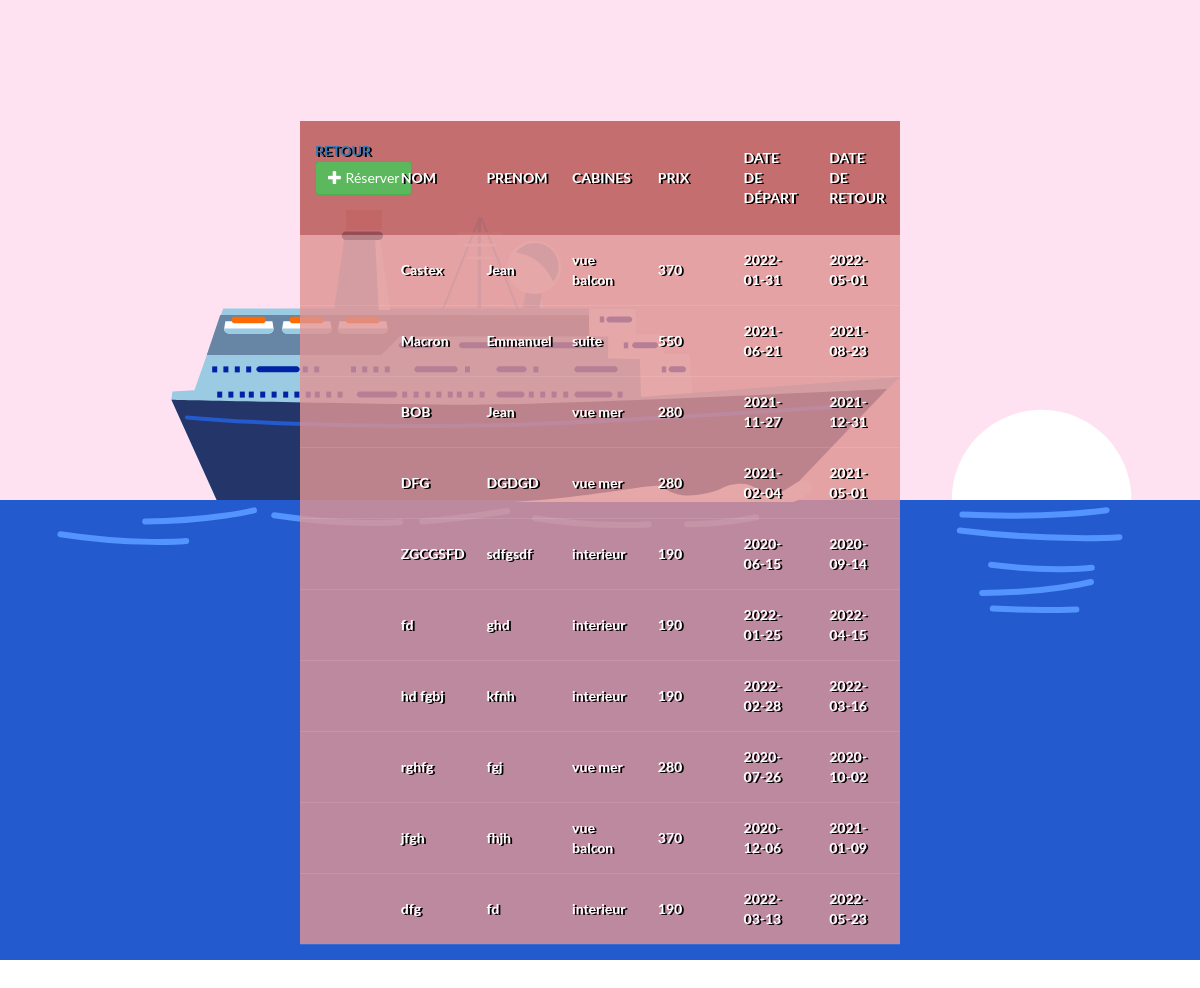
The page /PHP/html/index.php on the database as committed earlier.
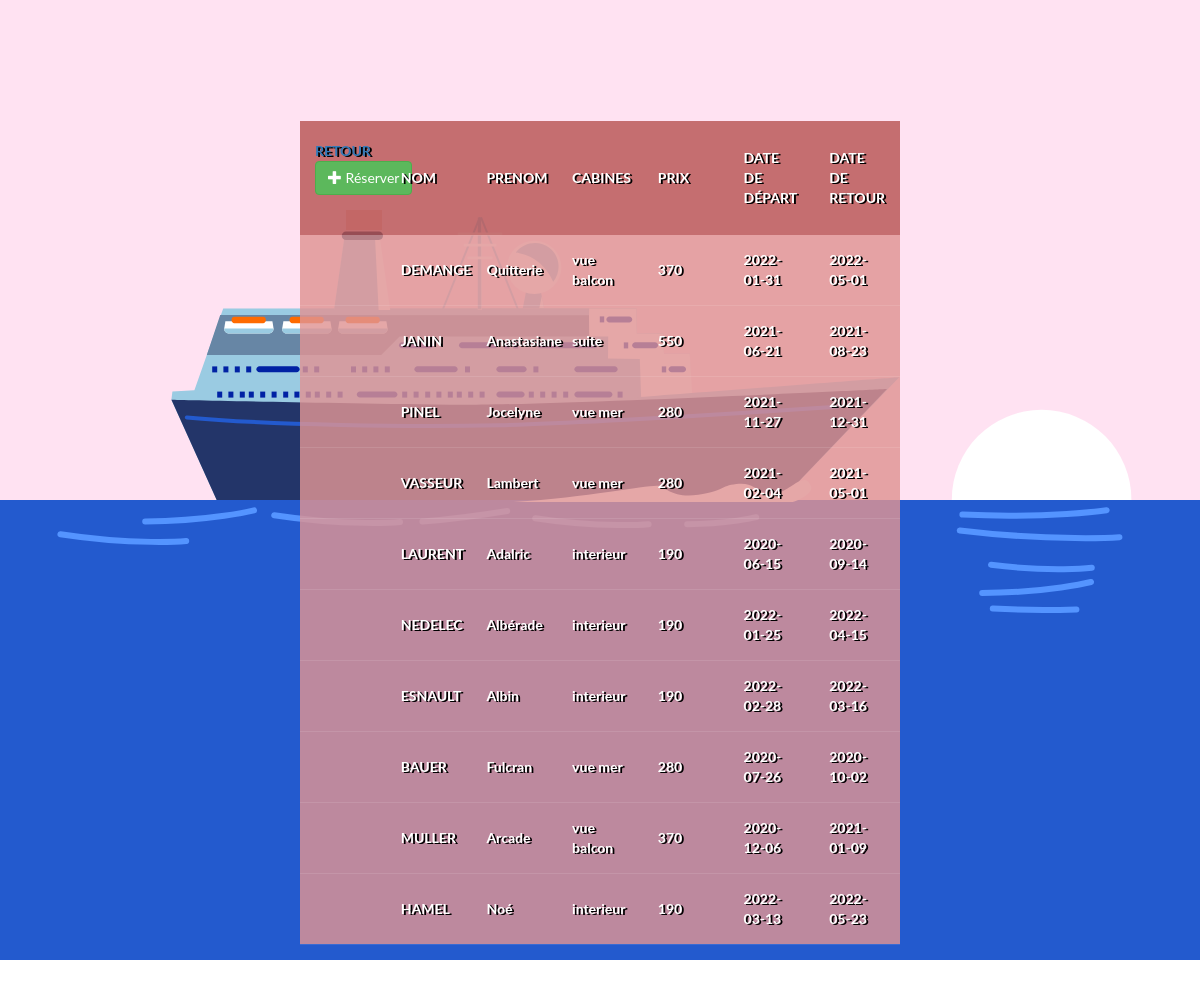
The same page on the database as committed later.
### tables this page shows
CREATE TABLE Reservations(
	id_reservation INTEGER not null,
	date_debut DATE not null,
	date_fin DATE not null CHECK (date_fin > date_debut),
	h_reservation TIME not null,

	id_client INTEGER,

	CONSTRAINT pk_reservation primary key (id_reservation)

	CONSTRAINT fk_reservation
	FOREIGN KEY (id_client) REFERENCES Clients(id_client)

);

CREATE TABLE Clients (
	id_client INTEGER not null,
	nom VARCHAR(30) not null,
	prenom VARCHAR(30) not null, 
	age INT not null, 
	sexe VARCHAR(5) not null CHECK (sexe = 'homme' or sexe = 'femme'),

	id_rang INT,

	CONSTRAINT pk_client primary key (id_client)

	CONSTRAINT fk_client
	FOREIGN KEY (id_rang) REFERENCES Rangs(id_rang)
	
);

CREATE TABLE Rangs(
	id_rang INTEGER not null,
	type_rang VARCHAR(20) not null CHECK (type_rang = 'interieur' OR type_rang ='vue mer' OR type_rang = 'vue balcon' OR type_rang = 'suite'),
	prix INT CHECK (prix > 0),

	CONSTRAINT pk_rang primary key (id_rang)


);

### PHP/html/index.php (the view, shortened to what this page needs)
<!DOCTYPE html>
<html lang="en">
	<head>
		<link rel="stylesheet" type="text/css" href="../css/bootstrap.css"/>
		<link rel="stylesheet" type="text/css" href="../css/tables.css"/>
	</head>
<body>
<div style="width:device-width; margin-top: -20%;">
</div>
        <table cellpadding="0" cellspacing="0" border="0">
            <thead>
                <tr>
                    <th><a href="http://localhost:1234/html/main.html">Retour</a><button type="button" class="btn btn-success" data-toggle="modal" data-target="#form_modal"><span class="glyphicon glyphicon-plus"></span> Réserver</button>
		<br/><br/></th>
					<th>Nom</th>
					<th>Prenom</th>
                    <th>Cabines</th>
                    <th>Prix</th>
					<th>Date de départ</th>
					<th>Date de retour</th>
				</tr>
			</thead>
				<?php
					require 'conn.php';
					$query = $conn->prepare("SELECT nom, prenom, type_rang, prix, date_debut, date_fin FROM Reservations JOIN Clients on Reservations.id_client = Clients.id_client JOIN Rangs ON Clients.id_rang = Rangs.id_rang ORDER BY 'nom' ASC");
					$query->execute();
					while($fetch = $query->fetch()){
				?>
				<tr>
                    <td></td>
					<td><?php echo $fetch['nom']?></td>
					<td><?php echo $fetch['prenom']?></td>
                    <td><?php echo $fetch['type_rang']?></td>
					<td><?php echo $fetch['prix']?></td>
					<td><?php echo $fetch['date_debut']?></td>
					<td><?php echo $fetch['date_fin']?></td>
				</tr>
				<?php
					}
				?>
		</table>
</body>
</html>

### PHP/css/tables.css (style rules this page uses)
* { margin: 0; padding: 0; font-family: 'lato'; }
table { width: 50%; table-layout: fixed; position: absolute; top: 10%; left: 25%; }
th { padding: 20px 15px; text-align: left; font-weight: 700; font-size: 14px; color: #fff; text-shadow: 2px 1px #000000; text-transform: uppercase; background-color:rgb(185 85 85 / 82%); }
td { padding: 15px; text-align: left; vertical-align: middle; font-weight: 700; font-size: 14px; color: #fff; text-shadow: 2px 1px #000000; border-bottom: solid 1px rgba(255,255,255,0.1); background-color: rgb(224 148 148 / 82%); }
.ship { background-color: #ffe2f2; }

Rows that differ between the two databases and show on the page:
changed through a linked row, reservations: id_client.nom "Castex" → "DEMANGE"; id_client.prenom "Jean" → "Quitterie"
changed through a linked row, reservations "suite": id_client.nom "Macron" → "JANIN"; id_client.prenom "Emmanuel" → "Anastasiane"
changed through a linked row, reservations: id_client.nom "BOB" → "PINEL"; id_client.prenom "Jean" → "Jocelyne"
changed through a linked row, reservations: id_client.nom "DFG" → "VASSEUR"; id_client.prenom "DGDGD" → "Lambert"
changed through a linked row, reservations: id_client.nom "ZGCGSFD" → "LAURENT"; id_client.prenom "sdfgsdf" → "Adalric"
changed through a linked row, reservations: id_client.nom "fd" → "NEDELEC"; id_client.prenom "ghd" → "Albérade"
changed through a linked row, reservations: id_client.nom "hd fgbj" → "ESNAULT"; id_client.prenom "kfnh" → "Albin"
changed through a linked row, reservations: id_client.nom "rghfg" → "BAUER"; id_client.prenom "fgj" → "Fulcran"
changed through a linked row, reservations: id_client.nom "jfgh" → "MULLER"; id_client.prenom "fhjh" → "Arcade"
changed through a linked row, reservations: id_client.nom "dfg" → "HAMEL"; id_client.prenom "fd" → "Noé"
